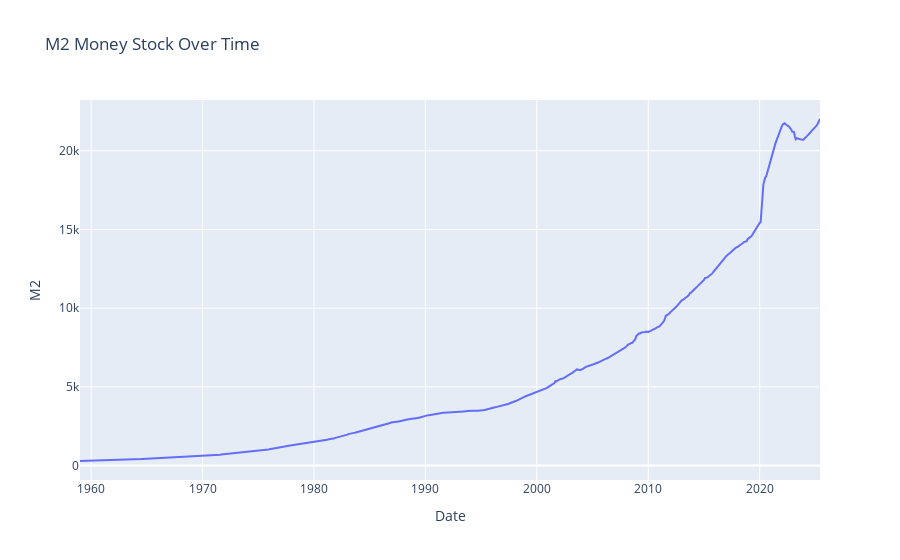

Notebook cell for this chart:
### Code cell
m2fig = px.line(df_m2, x='Date', y='M2', title='M2 Money Stock Over Time')
m2fig.show()

### Figure 1 — Plotly figure (JSON) as saved in the notebook; plotly's stock layout.template omitted (floating-point values rounded to 4 significant figures; data arrays with more than 128 entries replaced by an {"elided": "..."} marker saying what was removed)
{"data": [{"hovertemplate": "Date=%{x}<br>M2=%{y}<extra></extra>", "legendgroup": "", "line": {"color": "#636efa", "dash": "solid"}, "marker": {"symbol": "circle"}, "mode": "lines", "name": "", "orientation": "v", "showlegend": false, "type": "scatter", "x": {"elided": "798 str values"}, "xaxis": "x", "y": {"elided": "798 float values"}, "yaxis": "y"}], "layout": {"legend": {"tracegroupgap": 0}, "title": {"text": "M2 Money Stock Over Time"}, "xaxis": {"anchor": "y", "domain": [0, 1], "title": {"text": "Date"}}, "yaxis": {"anchor": "x", "domain": [0, 1], "title": {"text": "M2"}}}}
